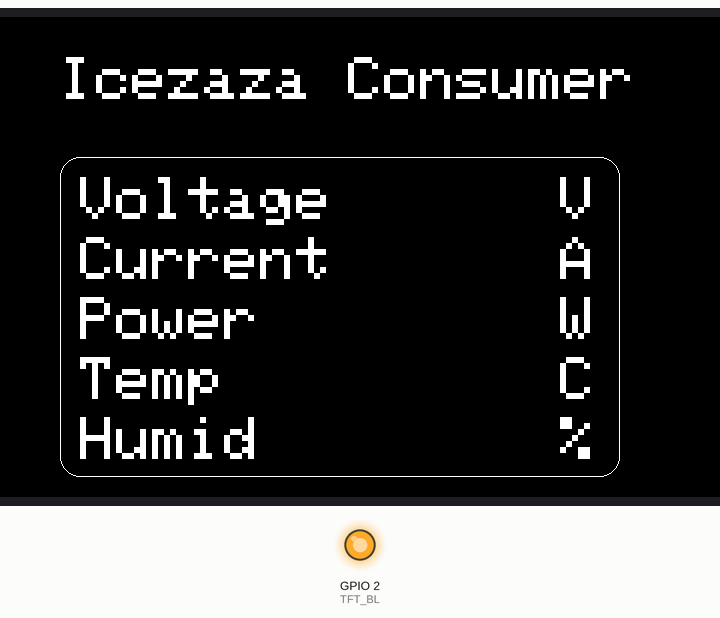
Bench run of a sketch on a simulated ESP32-S3. Parts: 800×480 colour display, output pins drawn as LEDs (lit = HIGH). WiFi joins after 1.5 s; servers stay silent unless stated; the Firebase database answers and starts empty; not simulated (calls return 0 or success): secrets.h; what the sketch prints to the serial monitor is not drawn.

Above: at 2.1 s.

The sketch:

ESP32S3LVGL.ino
```cpp
#include "secrets.h"
#include <SPI.h>
#include <Arduino.h>
#include <Wire.h>
#include <WiFi.h>
#include <Firebase_ESP_Client.h>
#include <Adafruit_Sensor.h>
#include "addons/TokenHelper.h"
#include "addons/RTDBHelper.h"
#include <Arduino_GFX_Library.h>


#define GFX_BL DF_GFX_BL
#define TFT_BL 2

#if defined(DISPLAY_DEV_KIT)
Arduino_GFX *gfx = create_default_Arduino_GFX();
#else

Arduino_ESP32RGBPanel *bus = new Arduino_ESP32RGBPanel(
    40 /* DE */, 41 /* VSYNC */, 39 /* HSYNC */, 42 /* PCLK */,
    45 /* R0 */, 48 /* R1 */, 47 /* R2 */, 21 /* R3 */, 14 /* R4 */,
    5 /* G0 */, 6 /* G1 */, 7 /* G2 */, 15 /* G3 */, 16 /* G4 */, 4 /* G5 */,
    8 /* B0 */, 3 /* B1 */, 46 /* B2 */, 9 /* B3 */, 1 /* B4 */,
    0, 8, 4, 8, // horizontal polarity, front porch, pulse, back porch
    0, 8, 4, 8, // vertical polarity, front porch, pulse, back porch
    1, 16000000 // falling-edge pixel clock, 16 MHz
);
Arduino_RGB_Display *gfx = new Arduino_RGB_Display(800, 480, bus);
#endif /* !defined(DISPLAY_DEV_KIT) */

FirebaseData stream;
FirebaseAuth auth;
FirebaseConfig config;
String uid;
String databasePath;
// Database child nodes
String tempPath = "/temperature";
String humPath = "/humidity";
String timePath = "/timestamp";
String currentPath ="/current";
String PowerPath ="/power";
String VoltagePath = "/voltage";
String SensorPath = "board1/Sensor/" ;
unsigned long sendDataPrevMillis = 0;
String timestamp;

void initWiFi() {
  WiFi.begin(WIFI_SSID, WIFI_PASSWORD);
  Serial.print("Connecting to WiFi ..........");
  while (WiFi.status() != WL_CONNECTED)
  {
    Serial.print('.');
    delay(500);
  }
  Serial.println(WiFi.localIP());
  Serial.println();
}

void streamTimeoutCallback(bool timeout)
{
  if (timeout)
    Serial.println("stream timeout, resuming...\n");
  if (!stream.httpConnected())
    Serial.printf("error code: %d, reason: %s\n\n", stream.httpCode(), stream.errorReason().c_str());
}
// Read the latest timestamp from the database
void gettime()
{
  if (Firebase.ready())
  {
    if (Firebase.RTDB.getInt(&stream, "/board1/Display/Time"))
    {timestamp = String(stream.intData());}
    else {Serial.println("Failed to get timestamp value");}
  }
  else{Serial.println("Firebase connection not ready");}
  return ;
}

void setup()
{
  Serial.begin(115200);
  initWiFi();
  config.api_key = API_KEY;
  auth.user.email = USER_EMAIL;
  auth.user.password = USER_PASSWORD ;
  config.database_url = DATABASE_URL ;
  /* Assign the callback function for the long running token generation task */
  stream.setResponseSize(4096);
  config.token_status_callback = tokenStatusCallback;
  config.max_token_generation_retry = 10;
  Firebase.begin(&config, &auth);
  Firebase.reconnectWiFi(true);
  Serial.println("Getting User UID");
  while ((auth.token.uid) == "") {
    Serial.print('.');
    delay(2000);
  }
  uid = auth.token.uid.c_str();
  gfx->begin();
  gfx->fillScreen(RGB565_BLACK);

#ifdef TFT_BL
    pinMode(TFT_BL, OUTPUT);
    digitalWrite(TFT_BL, HIGH);
#endif
    //gfx->setFont(&FreeMonoBoldOblique12pt7b);
    gfx->setCursor(100, 40);
    gfx->setTextColor(RGB565_WHITE);
    gfx->setTextSize(6,6,0);
    gfx->println("Icezaza Consumer");
    gfx->setTextSize(6,6,1);
    gfx->setTextColor(RGB565_WHITE);
    gfx->setCursor(120,160);
    gfx->println("Voltage");
    gfx->setCursor(600,160);
    gfx->println("V");
    gfx->setCursor(120,220);
    gfx->println("Current");
    gfx->setCursor(600,220);
    gfx->println("A");
    gfx->setCursor(120,280);
    gfx->println("Power");
    gfx->setCursor(600,280);
    gfx->println("W");
    gfx->setCursor(120,340);
    gfx->println("Temp");
    gfx->setCursor(600,340);
    gfx->println("C");
    gfx->setCursor(120,400);
    gfx->println("Humid");
    gfx->setCursor(600,400);
    gfx->println("%");

    gfx->drawRoundRect(100,140,560,320,20, RGB565_WHITE);
    delay(5000);
}

void loop()
{
  if (Firebase.ready() && (millis() - sendDataPrevMillis > 15000 || sendDataPrevMillis == 0))
  {
    sendDataPrevMillis = millis();
    timestamp = "";
    gettime();
    if (timestamp.length() == 0) return;
    if (Firebase.RTDB.getString(&stream, SensorPath + String(timestamp) + "/voltage"))
    {
      if (stream.dataType() == "string")
      {
        Serial.println("แรงดัน --> " + stream.stringData());
        gfx->writeFillRect(400,160,200,50,RGB565_BLACK);
        gfx->setCursor(400,160);
        gfx->setTextSize(5,5,1);
        gfx->setTextColor(RGB565_YELLOW);
        gfx->println(stream.stringData());
      }
    }
    else { Serial.println(stream.errorReason());}
    if (Firebase.RTDB.getString(&stream,SensorPath + String(timestamp) + "/current"))
      {
        if (stream.dataType() == "string")
        {
          Serial.println("กระแส --> " + stream.stringData());
          gfx->writeFillRect(400,220,200,50,RGB565_BLACK);
          gfx->setCursor(400,220);
          gfx->setTextSize(5,5,1);
          gfx->setTextColor(RGB565_RED);

          gfx->println(stream.stringData());
        }
      }
    else { Serial.println(stream.errorReason());}
    if (Firebase.RTDB.getString(&stream, SensorPath+ String(timestamp) + "/power"))
      {
        if (stream.dataType() == "string")
        {
          Serial.println("พลังงาน --> " + stream.stringData());
          gfx->writeFillRect(400,280,200,50,RGB565_BLACK);
          gfx->setCursor(400,280);
          gfx->setTextSize(5,5,1);
          gfx->setTextColor(RGB565_CYAN);
          gfx->println(stream.stringData());
        }
      }
    else { Serial.println(stream.errorReason());}
    if (Firebase.RTDB.getString(&stream, SensorPath + String(timestamp) + "/temperature"))
        {
          if (stream.dataType() == "string")
          {
            Serial.println("อุณหภูมิ --> " + stream.stringData());
            gfx->writeFillRect(400,340,200,50,RGB565_BLACK);
            gfx->setCursor(400,340);
            gfx->setTextSize(5,5,1);
            gfx->setTextColor(RGB565_MAGENTA);
            gfx->println(stream.stringData());
          }
        }
    else { Serial.println(stream.errorReason());}
    if (Firebase.RTDB.getString(&stream, SensorPath + String(timestamp) + "/humidity"))
          {
            if (stream.dataType() == "string")
            {
              Serial.println("ความชื้น --> " + stream.stringData());
              gfx->writeFillRect(400,400,200,50,RGB565_BLACK);
              gfx->setCursor(400,400);
              gfx->setTextSize(5,5,1);
              gfx->setTextColor(RGB565_GREEN);
              gfx->println(stream.stringData());
            }
          }
    else { Serial.println(stream.errorReason());}
  }
}
```
